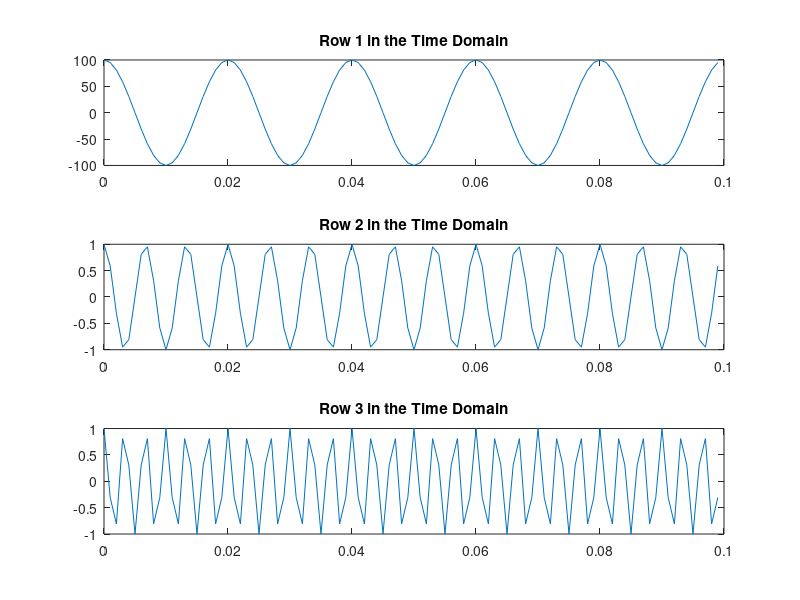

Here is the MATLAB script that generated this plot: (Note: this script raises an error after producing the figure.)
close all
Fs = 1000;                    % Sampling frequency
T = 1/Fs;                     % Sampling period
L = 1000;                     % Length of signal
t = (0:L-1)*T;                % Time vector
% Create a matrix where each row represents a cosine wave with scaled frequency. The result, X, is a 3-by-1000 matrix. The first row has a wave frequency of 50, the second row has a wave frequency of 150, and the third row has a wave frequency of 300.

x1 = 100*cos(2*pi*50*t);          % First row wave
x2 = cos(2*pi*150*t);         % Second row wave
x3 = cos(2*pi*300*t);         % Third row wave

X = [x1; x2; x3];
% Plot the first 100 entries from each row of X in a single figure in order and compare their frequencies.

for i = 1:3
    subplot(3,1,i)
    plot(t(1:100),X(i,1:100))
    title(['Row ',num2str(i),' in the Time Domain'])
end
f1(X,L,Fs)
Z = 1/(4*sqrt(2*pi*0.01))*(exp(-t.^2/(2*0.01)));
f2(x2,L,Fs)
function []=f2(x,L,Fs)
figure
f = Fs*(0:(L/2))/L;
Y= fft(x);
P2 = abs(Y/L);
P1 = P2(:,1:L/2+1);
P1(2:end-1) = 2*P1(2:end-1);
plot(f,P1)
end
function []=f1(X,L,Fs)
n = 2^nextpow2(L);
% Specify the dim argument to use fft along the rows of X, that is, for each signal.

dim = 2;
% Compute the Fourier transform of the signals.

Y = fft(X,n,dim);
% Calculate the double-sided spectrum and single-sided spectrum of each signal.

P2 = abs(Y/L);
P1 = P2(:,1:n/2+1);
P1(:,2:end-1) = 2*P1(:,2:end-1);
% In the frequency domain, plot the single-sided amplitude spectrum for each row in a single figure.
figure
for i=1:3
    subplot(3,1,i)
    plot(0:(Fs/n):(Fs/2-Fs/n),P1(i,1:n/2))
    title(['Row ',num2str(i),' in the Frequency Domain'])
end
end
